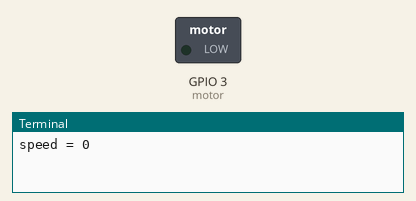
Recording of a program running on a simulated Raspberry Pi (BCM pin numbers). On the bench: switched loads named in the program (green lamp = pin HIGH), the last lines printed to the terminal.

Above: at 0.05 s.
At 4.05 s:
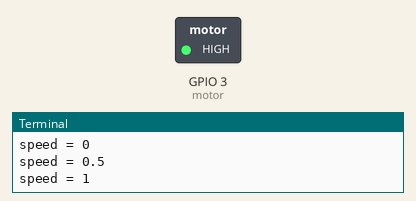
At 8.0 s:
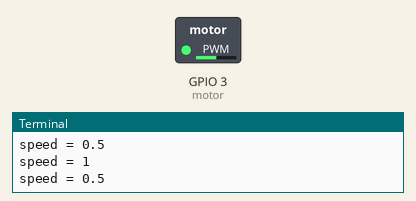
Timing chart, 0 to 10.4 s (numbered marks = the images above):
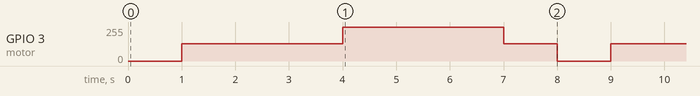

The program:

pwm.py
```python
from gpiozero import PWMLED, LED
from time import sleep

motor = PWMLED(3)

while True:
   motor.value = 0
   print("speed = 0")
   sleep(1)
   motor.value = 0.5
   print("speed = 0.5")
   sleep(3)
   motor.value = 1
   print("speed = 1")
   sleep(3)
   motor.value = 0.5
   print("speed = 0.5")
   sleep(1)
```

Measured:
- by itself, GPIO 3 (motor): repeats every 8.0 s: 255/255 3.0 s, 128/255 1.0 s, 0/255 1.0 s, 128/255 3.0 s
